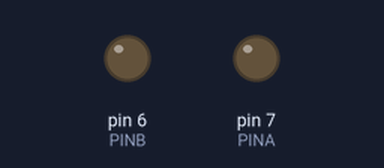
The sketch below on a simulated Arduino Uno, built with avr-gcc and run on an emulated ATmega328P. On the bench: output pins drawn as LEDs (lit = HIGH).

Above: at 1.0 s.
At 3.0 s:
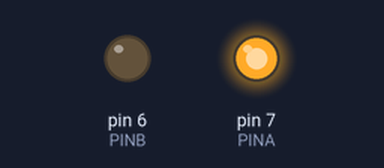
At 5.0 s:
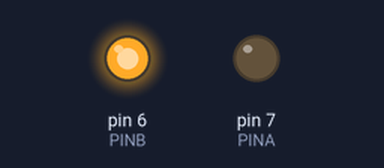
Timing chart, 0 to 7.8 s (numbered marks = the images above):
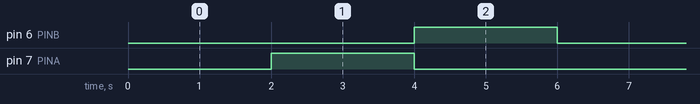

Measured:
- by itself, pin 6 (PINB), pin 7 (PINA): alternates HIGH for 2.0 s and LOW for 4.0 s
- by itself, everything shown: repeats every 6.0 s, in 3 steps

The sketch:

rele.ino
```cpp
#define PINA 7
#define PINB 6

void setup() {
  // put your setup code here, to run once:
  pinMode(PINA, OUTPUT);
  pinMode(PINB, OUTPUT);
  digitalWrite(PINA, LOW);
  digitalWrite(PINB, LOW);
}

void loop() {
  // put your main code here, to run repeatedly:
  digitalWrite(PINA, LOW);
  digitalWrite(PINB, LOW);
  delay(2000);
  digitalWrite(PINA, HIGH);
  digitalWrite(PINB, LOW);
  delay(2000);
  digitalWrite(PINA, LOW);
  digitalWrite(PINB, HIGH);
  delay(2000);
}
```
